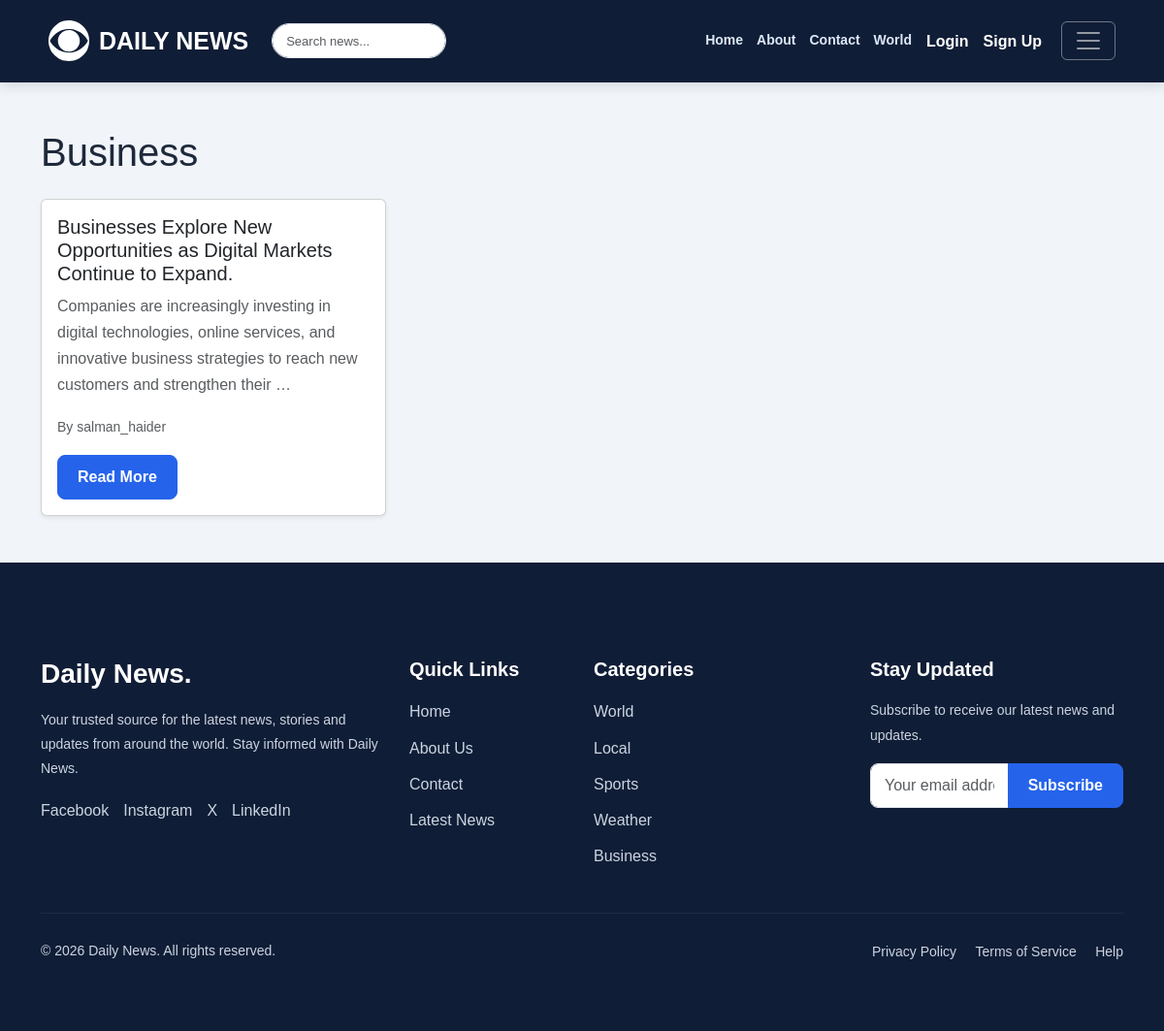
Page /category/business/ on the committed database.
### pages/models.py (models this page shows, shortened)
class Category(models.Model):
    name = models.CharField(max_length=100, unique=True)
    slug = models.SlugField(max_length=100, unique=True)
    class Meta:
        verbose_name_plural = "categories"
        ordering = ["name"]

class Article(models.Model):
    STATUS_CHOICES = [
        ("draft", "Draft"),
        ("published", "Published"),
    ]
    category = models.ForeignKey(
        Category,
        on_delete=models.CASCADE,
        related_name="articles",
    )
    author = models.ForeignKey(
        settings.AUTH_USER_MODEL,
        on_delete=models.CASCADE,
        related_name="articles",
    )
    title = models.CharField(max_length=250)
    slug = models.SlugField(max_length=250, unique=True)
    excerpt = models.TextField(blank=True)
    body = models.TextField()
    status = models.CharField(
        max_length=10,
        choices=STATUS_CHOICES,
        default="draft",
    )
    image = models.ImageField(
        upload_to="articles/",
        blank=True,
        null=True,
    )
    published_at = models.DateTimeField(default=timezone.now)
    created_at = models.DateTimeField(auto_now_add=True)
    updated_at = models.DateTimeField(auto_now=True)
    class Meta:
        ordering = ["-published_at"]
    def get_absolute_url(self):
        return reverse("article_detail", args=[self.slug])

### accounts/models.py (models this page shows)
class CustomUser(AbstractUser):
    age = models.PositiveIntegerField(
        null=True,
        blank=True
    )
    def __str__(self):
        return self.username

### pages/views.py (the view)
class CategoryDetailView(DetailView):
    model = Category
    template_name = "category_detail.html"
    context_object_name = "category"
    def get_context_data(self, **kwargs):
        context = super().get_context_data(**kwargs)
        context["articles"] = self.object.articles.filter(
            status="published"
        ).select_related("author")
        return context

### templates/category_detail.html (shortened to what this page needs)
{% extends "base.html" %}
{% block content %}
<div class="container py-5">
    <h1 class="mb-4">{{ category.name }}</h1>
    <div class="row g-4">
        {% for article in articles %}
            <div class="col-12 col-md-6 col-lg-4">
                <div class="card h-100 shadow-sm">
                    <div class="card-body">
                        <h5 class="card-title">
                            {{ article.title }}
                        </h5>
                        <p class="text-muted">
                            {{ article.excerpt|default:article.body|truncatewords:20 }}
                        </p>
                        <small class="text-muted">
                            By {{ article.author }}
                        </small>
                        <div class="mt-3">
                            <a
                                href="{{ article.get_absolute_url }}"
                                class="btn btn-primary"
                            >
                                Read More
                            </a>
                        </div>
                    </div>
                </div>
            </div>
        {% empty %}
            <div class="col-12">
                <p>No articles available in this section yet.</p>
            </div>
        {% endfor %}
    </div>
</div>
{% endblock content %}

### static/css/style.css (style rules this page uses)
:root { --navy: #101D36; --primary: #2563EB; --accent: #38BDF8; --background: #F1F5F9; --white: #FFFFFF; --text: #1E293B; --muted: #64748B; --border: #E2E8F0; --world: #2563EB; --local: #059669; --sports: #DC2626; --weather: #0891B2; --business: #7C3AED; }
* { box-sizing: border-box; }
html { min-height: 100%; scroll-behavior: smooth; }
body { min-height: 100vh; margin: 0; font-family: Arial, Helvetica, sans-serif; background-color: var(--background) !important; color: var(--text); line-height: 1.7; }
a { text-decoration: none; }
.btn-primary { background-color: var(--primary); border-color: var(--primary); border-radius: 8px; padding: 10px 20px; font-weight: 600; transition: all 0.2s ease; }

### rows in the picture
Category: name "Business"
Article: title "Businesses Explore New Opportunities as Digital Markets Continue to Expand.", excerpt "Companies are increasingly investing in digital technologies, online services, and innovative business strategies to reach new customers and strengthen their …", author "salman_haider"
